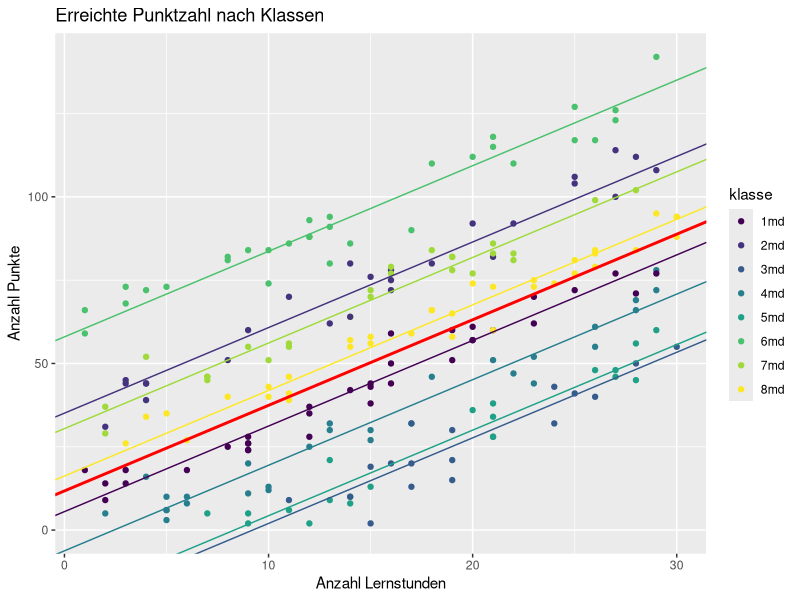

R code for this plot:
library(lme4)
library(ggplot2)
library(dplyr)
library(tidyr)
library(viridis)


# generating one random intercept model -----------------------------------

ran_inter <- function(n = 1000, nklassen = 20, sd_intercept = 40){
  stunden <- round(runif(n, 1, 30), digits = 0)
  klasse <- sample(1:nklassen, n, replace = TRUE)
  effekt <- round(rnorm(nklassen, 0, sd_intercept), digits = 1)
  
  random_intercept <- numeric(n)
  for (i in 1:n){
    random_intercept[i] <- effekt[klasse[i]]
  }
  
  error <- round(rnorm(n, 0, 5), digits = 1)
  leistung <- round(30 + 2.5 * stunden + random_intercept + error, digits = 0)
  
  klasse <- as.factor(klasse)
  levels(klasse) <- paste(1:nklassen, "md", sep = "")
  
  ranint_data <- data.frame(stunden, klasse, leistung)
  
  # writing multilevel model
  ri_model <- lmer(leistung ~ stunden + (1|klasse), data = ranint_data)
  
  # saving random variances
  var_residual <- attr(VarCorr(ri_model), "sc")^2
  var_intercept <- as.numeric(VarCorr(ri_model))
  
  # calculating intraclass correlation
  icc <- var_intercept / (var_residual + var_intercept)
  
  # writing lm model
  lm_model <- lm(leistung ~ stunden, data = ranint_data)
  intercept_lm <- coef(lm_model)[1]
  slope_lm <- coef(lm_model)[2]
  
  # plotting data
  intercept = coef(ri_model)$klasse[,1]
  slope = coef(ri_model)$klasse[,2]
  
  ggplot(data = ranint_data, mapping = aes(x = stunden, y = leistung, color = klasse)) + 
    geom_point() +
    scale_color_viridis_d() +
    geom_abline(slope = slope, intercept = intercept, col = viridis(n = nklassen)) +
    geom_abline(slope = mean(slope), intercept = mean(intercept), col = "red", size = 1) +
    labs(x = "Anzahl Lernstunden", y = "Anzahl Punkte", title = "Erreichte Punktzahl nach Klassen") +
    ylim(0,NA)
}

ran_inter(n = 240, nklassen = 8, sd_intercept = 50)

